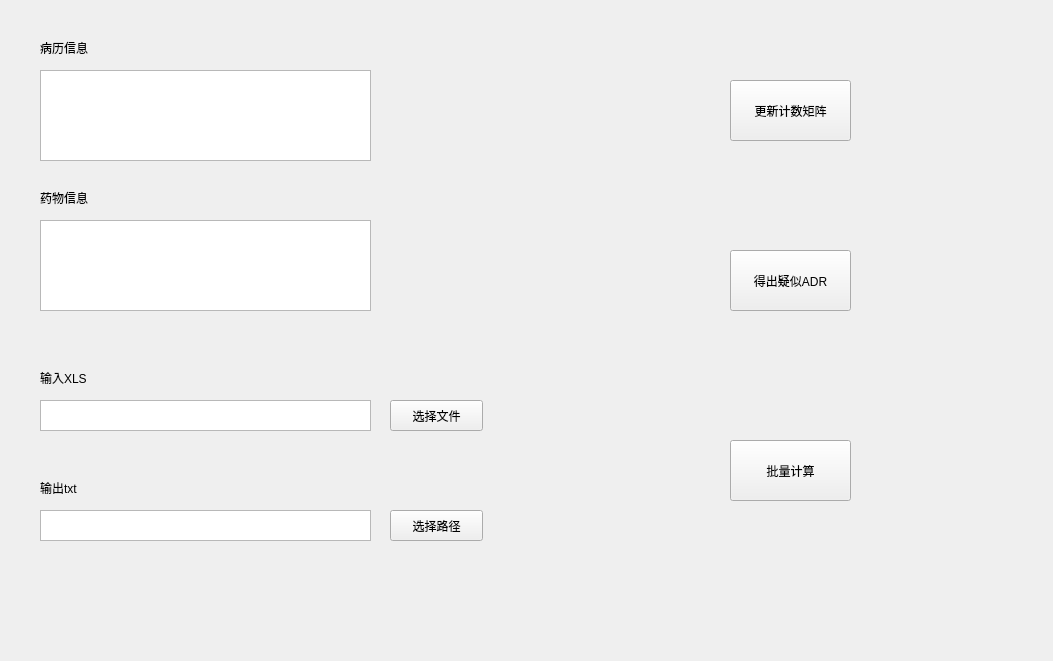
<?xml version="1.0" encoding="UTF-8"?>
<ui version="4.0">
 <class>Form</class>
 <widget class="QWidget" name="Form">
  <property name="geometry">
   <rect>
    <x>0</x>
    <y>0</y>
    <width>1053</width>
    <height>661</height>
   </rect>
  </property>
  <property name="windowTitle">
   <string>Form</string>
  </property>
  <widget class="QLabel" name="label">
   <property name="geometry">
    <rect>
     <x>40</x>
     <y>40</y>
     <width>72</width>
     <height>15</height>
    </rect>
   </property>
   <property name="text">
    <string>病历信息</string>
   </property>
  </widget>
  <widget class="QTextEdit" name="textEdit">
   <property name="geometry">
    <rect>
     <x>40</x>
     <y>70</y>
     <width>331</width>
     <height>91</height>
    </rect>
   </property>
  </widget>
  <widget class="QLabel" name="label_2">
   <property name="geometry">
    <rect>
     <x>40</x>
     <y>190</y>
     <width>72</width>
     <height>15</height>
    </rect>
   </property>
   <property name="text">
    <string>药物信息</string>
   </property>
  </widget>
  <widget class="QTextEdit" name="textEdit_2">
   <property name="geometry">
    <rect>
     <x>40</x>
     <y>220</y>
     <width>331</width>
     <height>91</height>
    </rect>
   </property>
  </widget>
  <widget class="QPushButton" name="pushButton">
   <property name="geometry">
    <rect>
     <x>730</x>
     <y>80</y>
     <width>121</width>
     <height>61</height>
    </rect>
   </property>
   <property name="text">
    <string>更新计数矩阵</string>
   </property>
  </widget>
  <widget class="QPushButton" name="pushButton_2">
   <property name="geometry">
    <rect>
     <x>730</x>
     <y>250</y>
     <width>121</width>
     <height>61</height>
    </rect>
   </property>
   <property name="text">
    <string>得出疑似ADR</string>
   </property>
  </widget>
  <widget class="QPushButton" name="pushButton_3">
   <property name="geometry">
    <rect>
     <x>390</x>
     <y>400</y>
     <width>93</width>
     <height>31</height>
    </rect>
   </property>
   <property name="text">
    <string>选择文件</string>
   </property>
  </widget>
  <widget class="QTextEdit" name="textEdit_3">
   <property name="geometry">
    <rect>
     <x>40</x>
     <y>400</y>
     <width>331</width>
     <height>31</height>
    </rect>
   </property>
  </widget>
  <widget class="QLabel" name="label_3">
   <property name="geometry">
    <rect>
     <x>40</x>
     <y>370</y>
     <width>72</width>
     <height>15</height>
    </rect>
   </property>
   <property name="text">
    <string>输入XLS</string>
   </property>
  </widget>
  <widget class="QTextEdit" name="textEdit_4">
   <property name="geometry">
    <rect>
     <x>40</x>
     <y>510</y>
     <width>331</width>
     <height>31</height>
    </rect>
   </property>
  </widget>
  <widget class="QPushButton" name="pushButton_5">
   <property name="geometry">
    <rect>
     <x>390</x>
     <y>510</y>
     <width>93</width>
     <height>31</height>
    </rect>
   </property>
   <property name="text">
    <string>选择路径</string>
   </property>
  </widget>
  <widget class="QLabel" name="label_4">
   <property name="geometry">
    <rect>
     <x>40</x>
     <y>480</y>
     <width>72</width>
     <height>15</height>
    </rect>
   </property>
   <property name="text">
    <string>输出txt</string>
   </property>
  </widget>
  <widget class="QPushButton" name="pushButton_6">
   <property name="geometry">
    <rect>
     <x>730</x>
     <y>440</y>
     <width>121</width>
     <height>61</height>
    </rect>
   </property>
   <property name="text">
    <string>批量计算</string>
   </property>
  </widget>
 </widget>
 <resources/>
 <connections/>
</ui>
